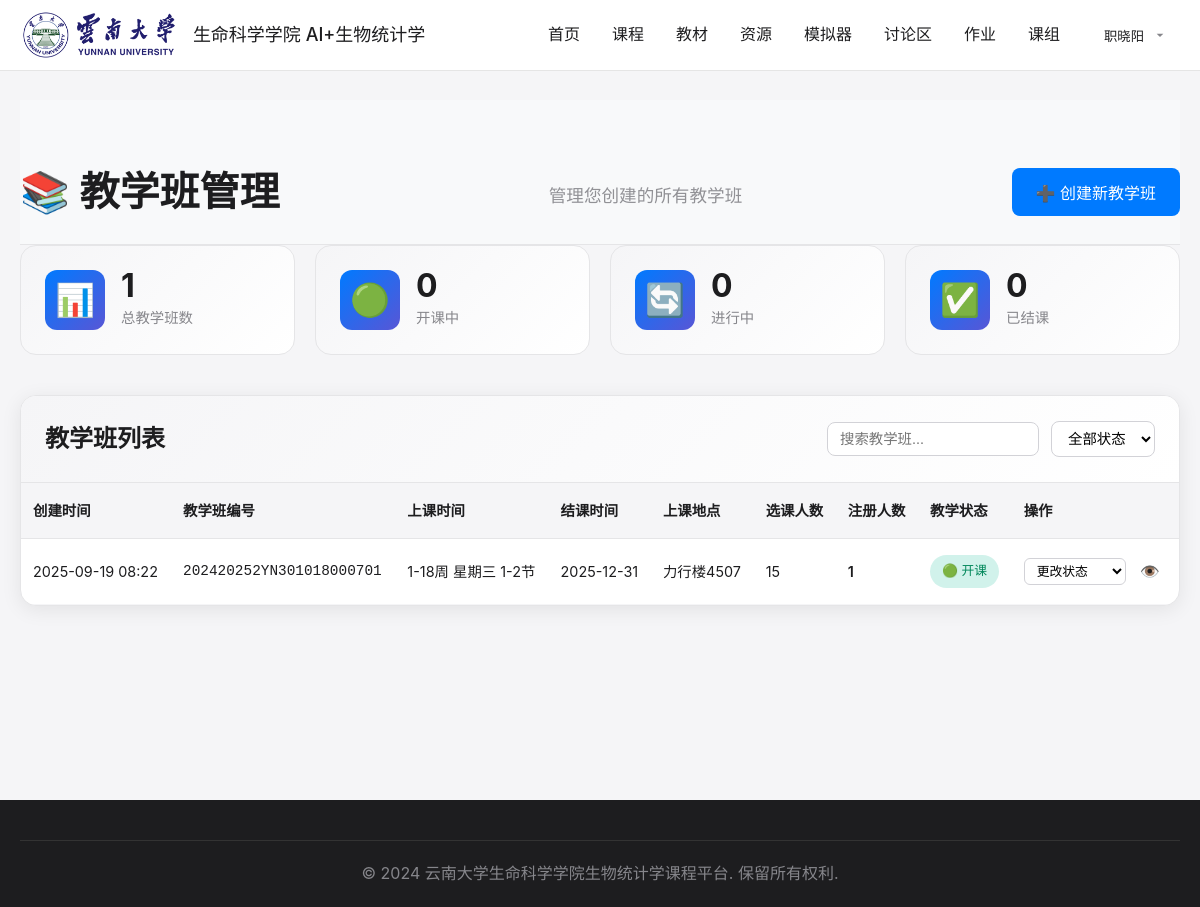
Page /class-management/ (signed in) on the committed database.
### core/models.py (models this page shows, shortened)
class User(AbstractUser):
    USER_TYPE_CHOICES = [
        ('admin', '管理员'),
        ('teacher', '教师'),
        ('student', '学生'),
    ]
    user_type = models.CharField(
        max_length=10,
        choices=USER_TYPE_CHOICES,
        default='student',
        verbose_name='用户类型'
    )
    real_name = models.CharField(
        max_length=50,
        verbose_name='真实姓名'
    )
    class Meta:
        verbose_name = '用户'
        verbose_name_plural = '用户'
    def get_unread_private_messages_count(self):
        if self.user_type != 'teacher':
            return 0
        teaching_classes = self.teachingclass_set.all()
        unread_count = 0
        for teaching_class in teaching_classes:
            unread_count += teaching_class.forumpost_set.filter(
                visibility='teacher_only',
                reply_count=0
            ).count()
        return unread_count

class TeachingClass(models.Model):
    TEACHING_STATUS_CHOICES = [
        ('open', '开课'),
        ('in_progress', '进行中'),
        ('finished', '结课'),
    ]
    name = models.CharField(
        max_length=100,
        unique=True,
        verbose_name='教学班编号',
        help_text='例如：202420241YN301018000701'
    )
    description = models.TextField(
        blank=True,
        verbose_name='教学班描述'
    )
    class_time = models.CharField(
        max_length=200,
        default='待安排',
        verbose_name='上课时间',
        help_text='例如：周二 8:00-10:00, 周四 14:00-16:00'
    )
    class_location = models.CharField(
        max_length=100,
        default='待安排',
        verbose_name='上课地点',
        help_text='例如：生科楼201教室'
    )
    start_date = models.DateField(
        null=True,
        blank=True,
        verbose_name='开课日期'
    )
    end_date = models.DateField(
        null=True,
        blank=True,
        verbose_name='结课日期'
    )
    max_students = models.PositiveIntegerField(
        default=50,
        verbose_name='选课人数',
        help_text='该教学班的最大学生容量'
    )
    teaching_status = models.CharField(
        max_length=20,
        choices=TEACHING_STATUS_CHOICES,
        default='open',
        verbose_name='教学状态'
    )
    created_by = models.ForeignKey(
        User,
        on_delete=models.CASCADE,
        limit_choices_to={'user_type': 'teacher'},
        verbose_name='创建教师'
    )
    created_at = models.DateTimeField(
        auto_now_add=True,
        verbose_name='创建时间'
    )
    updated_at = models.DateTimeField(
        auto_now=True,
        verbose_name='更新时间'
    )
    class Meta:
        verbose_name = '教学班'
        verbose_name_plural = '教学班'
        ordering = ['-created_at']
    @property
    def registered_students_count(self):
        return self.studentprofile_set.count()
    @property
    def is_full(self):
        return self.registered_students_count >= self.max_students
    def check_auto_finish(self):
        if self.teaching_status == 'in_progress' and timezone.now().date() > self.end_date:
            self.teaching_status = 'finished'
            self.save(update_fields=['teaching_status', 'updated_at'])
            return True
        return False

### core/views.py (the view)
# urls.py: path('class-management/', views.class_management, name='class_management'),
@login_required
def class_management(request):
    if request.user.user_type != 'teacher':
        messages.error(request, '只有教师可以访问教学班管理页面')
        return redirect('core:home')
    classes = TeachingClass.objects.filter(created_by=request.user).order_by('-created_at')
    for cls in classes:
        cls.check_auto_finish()
    context = {
        'title': '教学班管理',
        'classes': classes,
    }
    return render(request, 'core/class_management.html', context)

### core/templatetags/chinese_name.py (called while the page is built, shortened)
@register.filter
def chinese_full_name(user):
    if hasattr(user, 'real_name') and user.real_name:
        return user.real_name

@register.filter
def chinese_name_initial(user):
    full_name = chinese_full_name(user)
    return full_name[0].upper() if full_name else user.username[0].upper()

@register.filter
def add(value, arg):
    try:
        return int(value) + int(arg)
    except (ValueError, TypeError):
        return value

### templates/core/class_management.html (shortened to what this page needs)
{% extends 'base.html' %}
{% load static %}
{% load chinese_name %}
{% block content %}
<div class="class-management-container">
    <div class="page-header">
        <h1 class="page-title">📚 教学班管理</h1>
        <p class="page-subtitle">管理您创建的所有教学班</p>
        <button class="btn btn-primary" onclick="showCreateClassModal()">
            ➕ 创建新教学班
        </button>
    </div>
    <div class="stats-cards">
        <div class="stat-card">
            <div class="stat-icon">📊</div>
            <div class="stat-info">
                <div class="stat-number">{{ classes.count }}</div>
                <div class="stat-label">总教学班数</div>
            </div>
        </div>
        <div class="stat-card">
            <div class="stat-icon">🟢</div>
            <div class="stat-info">
                <div class="stat-number">{{ classes|length|add:"-1"|default:"0" }}</div>
                <div class="stat-label">开课中</div>
            </div>
        </div>
        <div class="stat-card">
            <div class="stat-icon">🔄</div>
            <div class="stat-info">
                <div class="stat-number">0</div>
                <div class="stat-label">进行中</div>
            </div>
        </div>
        <div class="stat-card">
            <div class="stat-icon">✅</div>
            <div class="stat-info">
                <div class="stat-number">0</div>
                <div class="stat-label">已结课</div>
            </div>
        </div>
    </div>
    <div class="classes-table-container">
        <div class="table-header">
            <h2>教学班列表</h2>
            <div class="table-actions">
                <input type="text" placeholder="搜索教学班..." class="search-input" id="classSearch">
                <select class="filter-select" id="statusFilter">
                    <option value="">全部状态</option>
                </select>
            </div>
        </div>
        {% if classes %}
        <div class="table-responsive">
            <table class="classes-table">
                <thead>
                    <tr>
                        <th>创建时间</th>
                        <th>教学班编号</th>
                        <th>上课时间</th>
                        <th>结课时间</th>
                        <th>上课地点</th>
                        <th>选课人数</th>
                        <th>注册人数</th>
                        <th>教学状态</th>
                        <th>操作</th>
                    </tr>
                </thead>
                <tbody>
                    {% for class in classes %}
                    <tr class="class-row" data-status="{{ class.teaching_status }}">
                        <td>{{ class.created_at|date:"Y-m-d H:i" }}</td>
                        <td class="class-code">{{ class.name }}</td>
                        <td>{{ class.class_time }}</td>
                        <td>{{ class.end_date|date:"Y-m-d"|default:"未设置" }}</td>
                        <td>{{ class.class_location }}</td>
                        <td class="text-center">{{ class.max_students }}</td>
                        <td class="text-center">
                            <span class="registered-count">{{ class.registered_students_count }}</span>
                        </td>
                        <td>
                            <span class="status-badge status-{{ class.teaching_status }}">
                                {% if class.teaching_status == 'open' %}🟢 开课
                                {% elif class.teaching_status == 'in_progress' %}🔄 进行中
                                {% else %}✅ 结课{% endif %}
                            </span>
                        </td>
                        <td class="actions">
                            <div class="action-buttons">
                                {% if class.teaching_status != 'finished' %}
                                <select class="status-select" onchange="updateClassStatus({{ class.id }}, this.value)">
                                    <option value="">更改状态</option>
                                </select>
                                {% endif %}
                                <button class="btn-icon" onclick="viewClassDetails({{ class.id }})" title="查看详情">
                                    👁️
                                </button>
                            </div>
                        </td>
                    </tr>
                    {% endfor %}
                </tbody>
            </table>
        </div>
        {% endif %}
    </div>
</div>
{% endblock %}

### templates/base.html (shortened to what this page needs)
<!DOCTYPE html>
<html lang="zh-CN">
<head>
    {% load static %}
    {% load chinese_name %}
    <link rel="stylesheet" href="{% static 'css/style.css' %}">
</head>
<body>
    <nav class="navbar">
        <div class="nav-container">
            <div class="nav-brand">
                <img src="{% static 'images/LOGO-2022.png' %}" alt="Logo" class="nav-logo">
                <span class="brand-text">生命科学学院 AI+生物统计学</span>
            </div>
            <div class="nav-menu">
                <a href="{% url 'core:home' %}" class="nav-link">首页</a>
                <a href="{% url 'core:courses' %}" class="nav-link">课程</a>
                <a href="{% url 'core:textbook' %}" class="nav-link">教材</a>
                <a href="{% url 'core:resources' %}" class="nav-link">资源</a>
                <a href="{% url 'simulators:index' %}" class="nav-link">模拟器</a>
                {% if user.is_authenticated %}
                <a href="{% url 'core:forum_index' %}" class="nav-link">讨论区</a>
                <a href="{% url 'core:assignment_index' %}" class="nav-link">
                    作业
                </a>
                {% endif %}
                <a href="{% url 'core:about' %}" class="nav-link">课组</a>
            </div>
            <div class="nav-auth">
                {% if user.is_authenticated %}
                    <div class="user-menu">
                        <button class="user-button" onclick="toggleUserMenu(event)">
                            <span class="user-name">{{ user|chinese_full_name }}</span>
                            <svg class="user-icon" viewBox="0 0 24 24" fill="none" xmlns="http://www.w3.org/2000/svg">
                                <path d="M7 10L12 15L17 10H7Z" fill="currentColor"/>
                            </svg>
                        </button>
                    </div>
                {% else %}
                    <div class="auth-buttons">
                        <a href="{% url 'core:login' %}" class="btn-login">登录</a>
                        <a href="{% url 'core:register' %}" class="btn-register">注册</a>
                    </div>
                {% endif %}
            </div>
        </div>
    </nav>
    <main>
        {% block content %}
        {% endblock %}
    </main>
    <footer>
        <div class="footer-container">
            <div class="footer-bottom">
                <p>&copy; 2024 云南大学生命科学学院生物统计学课程平台. 保留所有权利.</p>
            </div>
        </div>
    </footer>
</body>
</html>

### rows in the picture
User: real_name "职晓阳"
TeachingClass: created_at "2025-09-19 08:22", name "202420252YN301018000701", class_time "1-18周 星期三 1-2节", end_date "2025-12-31", class_location "力行楼4507", max_students "15", registered_students_count "1", teaching_status "🟢 开课"

### other values in the picture
{{ classes.count }} "1"
{{ classes|length|add:"-1"|default:"0" }} "0"
